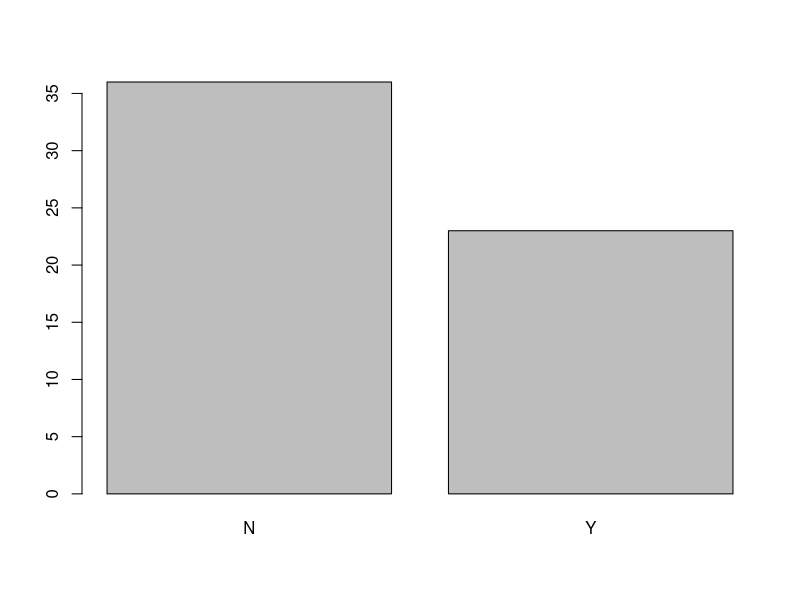
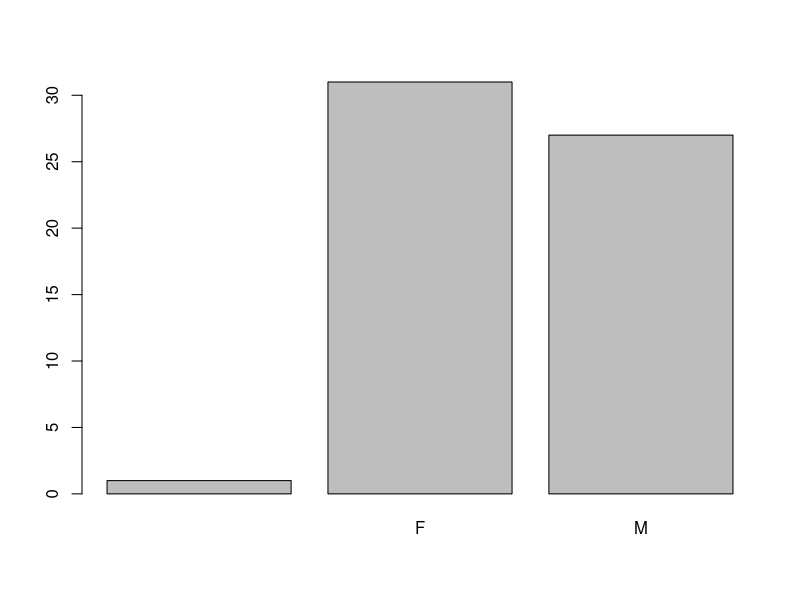

R code for these plots, in order: (Note: this script raises an error after producing the figures.)
## ---- chunk 1
participants_data <- read.csv("participants_data.csv")
## ---- chunk 2
# Change the barplot by creating a table of gender 
participants_barplot <- table(participants_data$academic_parents)

barplot(participants_barplot)
## ---- chunk 3
participants_barplot <- table(participants_data$gender)

barplot(participants_barplot)
## ---- chunk 4
# Create a scatterplot of days to email response (y) 
# as a function of the letters in your first name (x) 
ggplot(data = participants_data, 
       aes(x = age, 
           y = number_of_siblings)) + 
  geom_point()
## ---- chunk 5
ggplot(data = participants_data, 
       aes(x = letters_in_first_name, 
           y = days_to_email_response)) + 
  geom_point()
## ---- chunk 6
# Create a scatterplot of days to email response (y) 
# as a function of the letters in your first name (x) 
# with colors representing binary data 
# related to academic parents (color) 
# and working hours per day as bubble sizes (size).
ggplot(data = participants_data, 
       aes(x = age, 
           y = batch, 
           color = gender, 
           size = number_of_siblings)) + 
  geom_point()
## ---- chunk 7
ggplot(data = participants_data, 
       aes(x = letters_in_first_name, 
           y = days_to_email_response, 
           color = academic_parents, 
           size = working_hours_per_day)) + 
  geom_point()
## ---- chunk 8
# Create a scatterplot of iris petal length (y) 
# as a function of sepal length (x) 
# with colors representing iris species (color) 
# and petal width as bubble sizes (size).
ggplot(data = iris, 
       aes(x = Sepal.Width, 
           y = Sepal.Length, 
           color = Species, 
           size = Petal.Length))+ 
  geom_point()
## ---- chunk 9
ggplot(data = iris, 
       aes(x = Sepal.Length, 
           y = Petal.Length, 
           color = Species, 
           size = Petal.Width))+ 
  geom_point()
## ---- chunk 10
# Create a plot with the diamonds data 
# of the carat (x) and the price (y)
plot1 <- ggplot(data = diamonds, 
                aes(x = cut, y = clarity, 
                    alpha = 0.2)) +
          geom_point()
## ---- chunk 11
plot1 <- ggplot(data = diamonds, 
                aes(x = carat, 
                    y = price, 
                    alpha = 0.2)) +
          geom_point()
## ---- chunk 12
# Create a plot with the diamonds data 
# of the log of carat (x) 
# and the log of price (y)
ggplot(data = diamonds,
       aes(x = log(cut),
           y = log(clarity),
           alpha = 0.2)) +
  geom_point()
## ---- chunk 13
ggplot(data = diamonds,
       aes(x = log(carat),
           y = log(price),
           alpha = 0.2)) + 
  geom_point()
## ---- chunk 14
# Create a smaller diamonds data set (top 100 rows), 
# create a scatterplot with carat on the x-axis 
# and price on the y-xis and 
# with the color of the diamond as the color of the points. 
dsmall <- top_n(diamonds, n = 10)

ggplot(data = dsmall, aes(x = depth, 
                          y = price, 
                          color = cut)) + 
  geom_point()
## ---- chunk 15
dsmall <- top_n(diamonds, n = 100)

ggplot(data = dsmall, aes(x = carat, 
                          y = price, 
                          color = color)) + 
  geom_point()
## ---- chunk 16
# Create a smaller diamonds data set (top 40 rows), 
# create a scatterplot with carat on the x-axis 
# and price on the y-xis and 
# with the cut of the diamond as the shapes for the points. 
dsmall <- top_n(diamonds, 
                n = 10)

ggplot( data = dsmall, 
        aes(x = carat, 
            y = depth, 
            shape = clarity)) + 
  geom_point()
## ---- chunk 17
dsmall <- top_n(diamonds, n = 40)

ggplot( data = dsmall, 
        aes(x = carat, 
            y = price, 
            shape = cut)) + 
  geom_point()
## ---- chunk 18
# Create a plot of the diamonds data 
# with carat on the x-axis, price on the y-axis. 
# Use the inhibit function to set the alpha to 0.1 
# and color to blue.
ggplot(data = diamonds, 
       aes(x = depth, 
           y = price, 
           alpha = I(0.4), 
           color = I("green"))) + 
  geom_point()
## ---- chunk 19
ggplot(data = diamonds, 
       aes(x = carat, 
           y = price, 
           alpha = I(0.1), 
           color = I("blue"))) + 
  geom_point()
## ---- chunk 20
# Create a smaller data set of diamonds with 50 rows. 
# Create a scatterplot and smoothed conditional 
# means overlay with carat on the x-axis 
# and price on the y-axis.
dsmall <- top_n(diamonds, 
                n = 10)

ggplot(data = dsmall, 
       aes(x = depth, 
           y = price))+
geom_point()+
geom_smooth()
## ---- chunk 21
dsmall <- top_n(diamonds, 
                n = 50)

ggplot(data = dsmall, 
       aes(x = carat, 
           y = price))+
geom_point()+
geom_smooth()
## ---- chunk 22
# Create a smaller data set of diamonds with 50 rows. 
# Create a scatterplot and smoothed conditional 
# means overlay with carat on the x-axis 
# and price on the y-axis.
# Use 'glm' as the option for the smoothing
dsmall <- top_n(diamonds, 
                n = 10)

ggplot(data = dsmall, 
       aes(x = depth, 
           y = price))+ 
  geom_point()+ 
geom_smooth(method = 'glm')
## ---- chunk 23
dsmall <- top_n(diamonds, 
                n = 50)

ggplot(data = dsmall, 
       aes(x = carat, 
           y = price))+ 
  geom_point()+ 
geom_smooth(method = 'glm')
## ---- chunk 24
# Change the boxplot so that the x-axis is cut and
#  the y-axis is price divided by carat
ggplot(data = diamonds, 
       aes(x = color, 
           y = carat)) + 
geom_boxplot()
## ---- chunk 25
ggplot(data = diamonds, 
       aes(x = cut, 
           y = price/carat)) + 
geom_boxplot()
## ---- chunk 26
# Change the jittered boxplot so that the x-axis is cut and
#  the y-axis is price divided by carat
ggplot(data = diamonds, 
       aes(x = color, 
           y = carat)) + 
geom_boxplot()+ 
geom_jitter()
## ---- chunk 27
ggplot(data = diamonds, 
       aes(x = color, 
           y = price/carat)) + 
geom_boxplot()+ 
geom_jitter()
## ---- chunk 28
ggplot(data = diamonds, aes(x = color, y = price/carat, alpha = I(0.1))) + 
geom_boxplot()+ 
geom_jitter()
## ---- chunk 29
# Change the density plot so that the x-axis is carat 
# and the color is the diamond color
ggplot(data = diamonds, 
       aes(x = carat)) +
geom_density()
## ---- chunk 30
ggplot(data = diamonds, 
       aes(x = carat, 
           color = color)) +
geom_density()
## ---- chunk 31
# Change the density plot so that the x-axis is carat 
# the color is the diamond color
# and hte alpha is set to 0.3 using the inhibit function
ggplot(data = diamonds, 
       aes(x = price, 
           color = cut, 
           alpha = I(0.5))) +
geom_density()
## ---- chunk 32
# Change the density plot so that the x-axis is carat 
# and the color is the diamond color
ggplot(data = diamonds, 
       aes(x = carat, 
           color = color, 
           alpha = I(0.3))) +
geom_density()
## ---- chunk 33
# Create a plot of the mpg data with 
# manufacturer as the color and a linear model 'lm'
# as the smooth method
ggplot(data = mpg, 
       aes(x = displ, 
           y = hwy,  
           color = class)) + 
geom_point() +
geom_smooth(method = "glm")
## ---- chunk 34
ggplot(data = mpg, 
       aes(x = displ, 
           y = hwy,  
           color = manufacturer)) + 
geom_point() +
geom_smooth(method = "lm")
## ---- chunk 35
# Change the title and labels as you see fit
ggplot(mtcars, 
       aes(mpg, 
           y = hp, 
           col = gear)) +
  geom_point() +
  ggtitle("My Title") +
  labs(x = "the x label", 
       y = "the y label", 
       col = "legend title")
## ---- chunk 36
# Change the title and labels as you see fit  
ggplot(data = mtcars) +
  aes(x = mpg) +
  labs(x = "the x label") +
  aes(y = hp) +
  labs(y = "the y label") +
  geom_point() +
  aes(col = gear) +
  labs(col = "legend title") +
  labs(title = "My Title")
## ---- chunk 37
# subset the data to numeric only with select_if
part_data <- select_if(participants_data, 
                       is.numeric)
# use 'cor' to perform pearson correlation
# use 'round' to reduce correlation 
# results to 1 decimal
cormat <- round(cor(part_data), 
                digits = 1)
# use 'as.data.frame.table' to build a table
# with correlation values
melted_cormat <- as.data.frame.table(cormat, 
                                     responseName = "value")
# plot the result with 'geom-tile'
ggplot(data = melted_cormat, 
       aes(x = Var1,
           y = Var2,
           fill = value)) + 
geom_tile()
## ---- chunk 38
# Change this animation as you like

ggplot(datasaurus_dozen, 
       aes(x = x,
           y = y))+
  geom_point()+
  theme_minimal() +
  transition_states(dataset, 3, 1) + 
  ease_aes('cubic-in-out')
## ---- chunk 39
# Change this animation as you like
dsmall <- top_n(diamonds, 
                n = 10)

ggplot(data = dsmall, 
       aes(x = carat, 
           y = price, 
           color = color)) + 
  geom_line() +
  transition_reveal(carat) + 
  ease_aes("linear") +
  labs(title = 'Diamond carat: {frame_along}')
